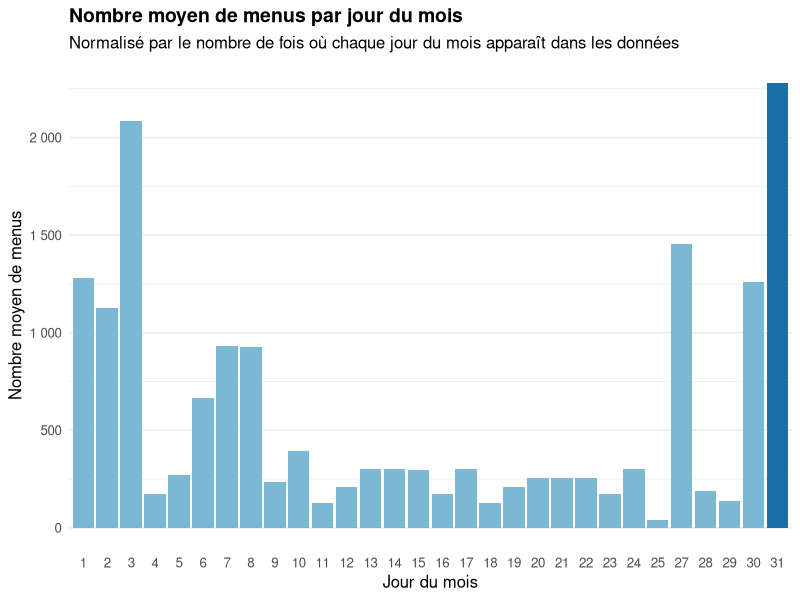
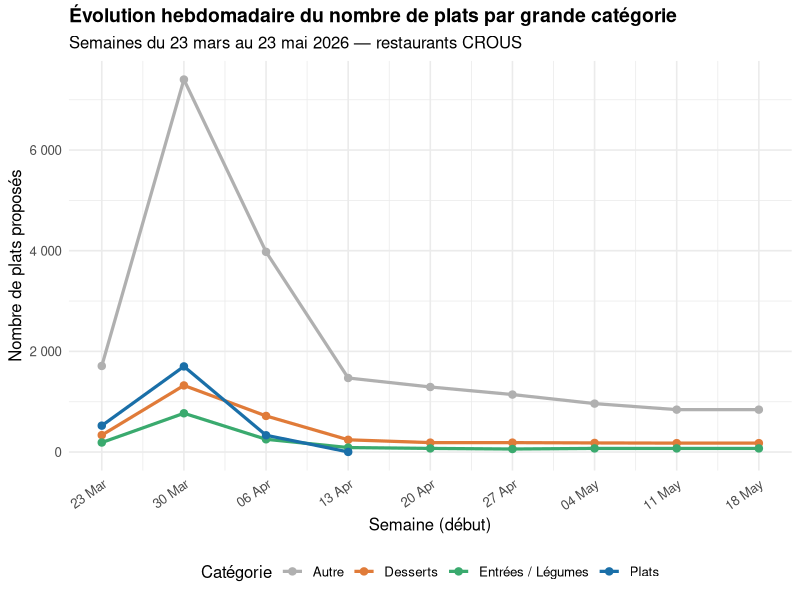
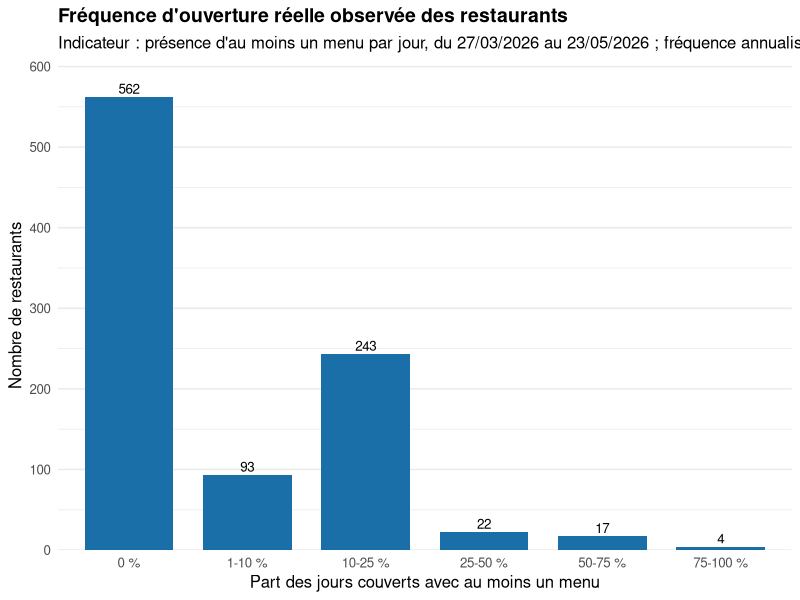
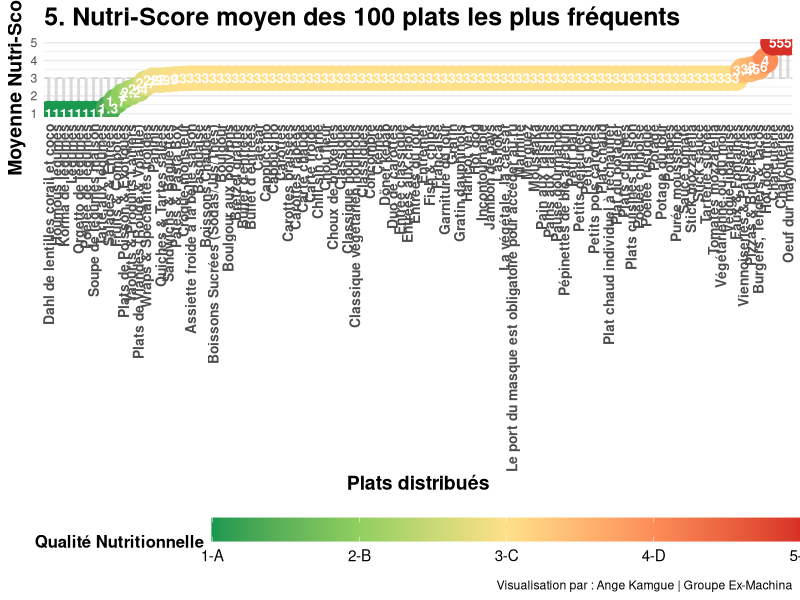
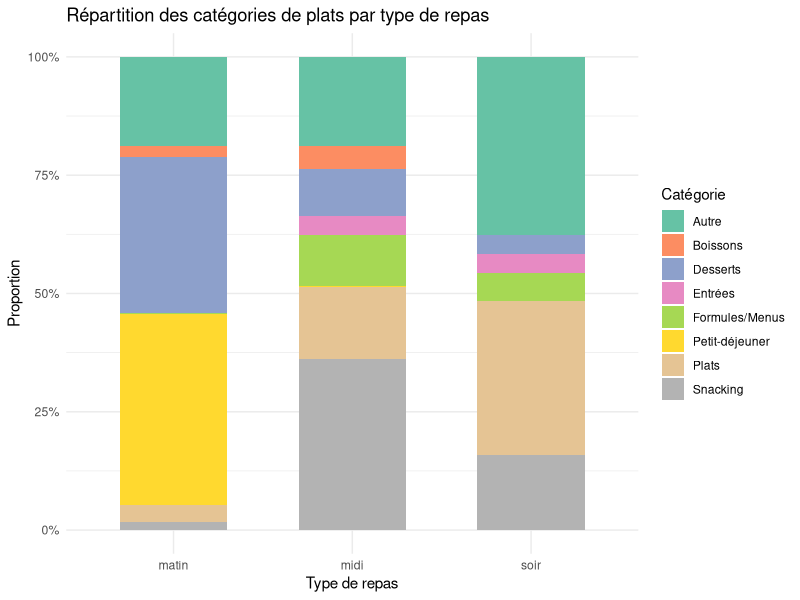
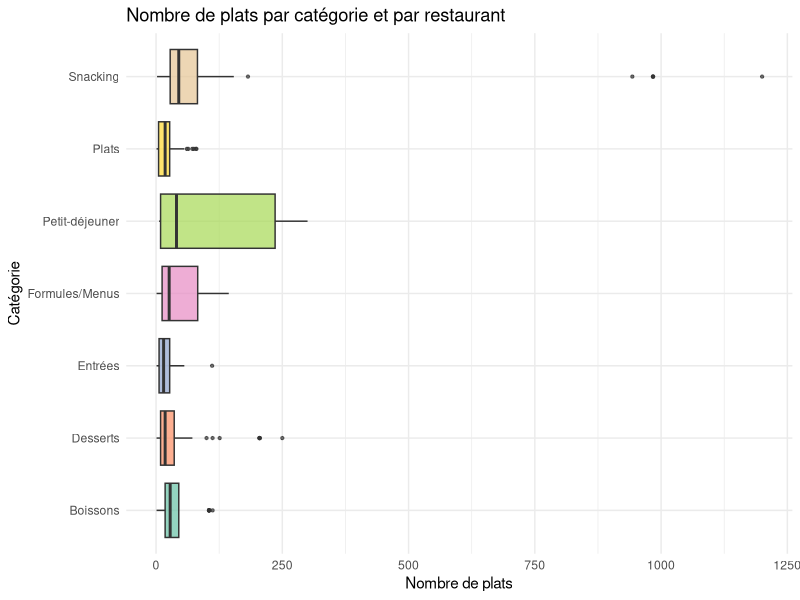
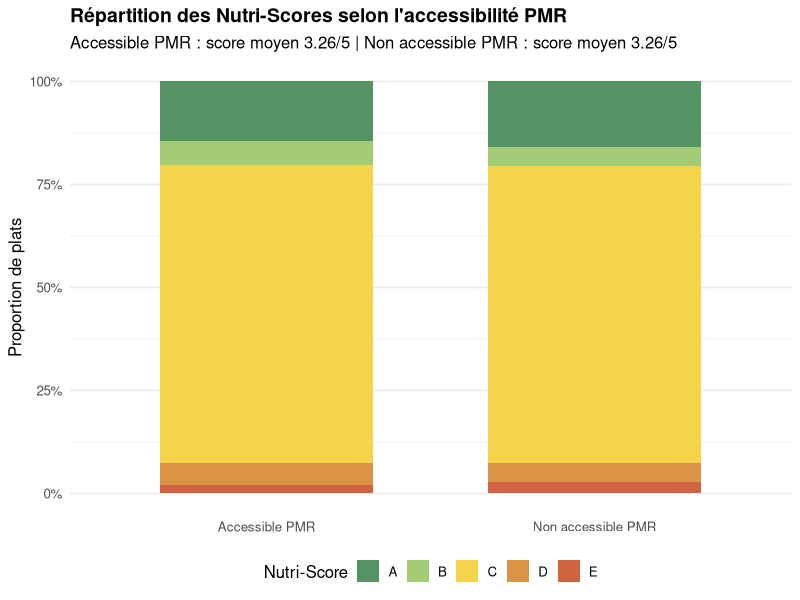
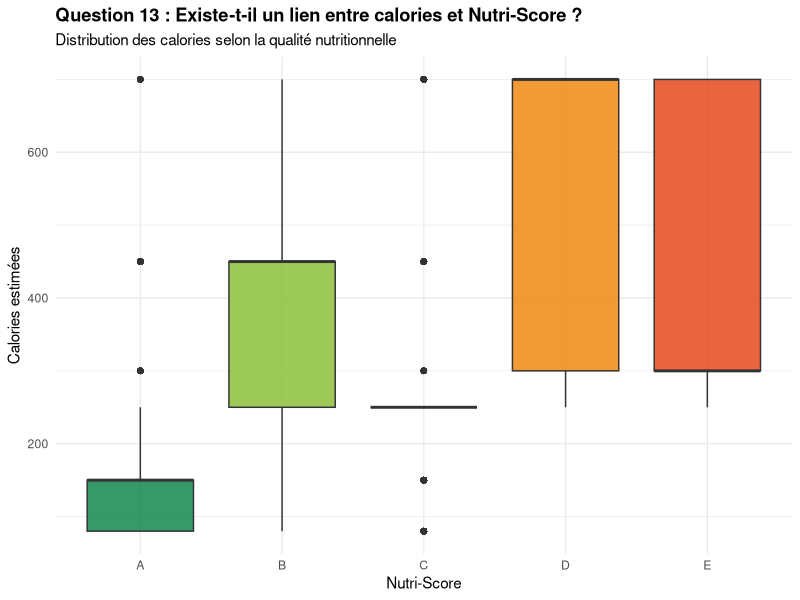

Recreate these plots in R, in order.
## ---- chunk 1
knitr::opts_chunk$set(echo = TRUE)
library(dplyr)
library(tibble)
library(ggplot2)
library(tidyr)
library(readr)
library(forcats)
library(scales)
## ---- chunk 2
library(dplyr)
library(ggplot2)
library(lubridate)
library(readr)
library(scales)

menus <- read_csv("../data/menus_complets_enrichis.csv", show_col_types = FALSE) %>%
  mutate(date = dmy(date))

# Nombre de jours observés par valeur de jour du mois (pour normaliser)
nb_jours_observes <- menus %>%
  distinct(date) %>%
  mutate(jour_mois = day(date)) %>%
  count(jour_mois, name = "nb_jours_obs")

# Agrégation : total de menus par jour du mois
menus_par_jour <- menus %>%
  mutate(jour_mois = day(date)) %>%
  count(jour_mois, name = "nb_menus") %>%
  left_join(nb_jours_observes, by = "jour_mois") %>%
  mutate(
    menus_normalises = nb_menus / nb_jours_obs,
    highlight = menus_normalises == max(menus_normalises)
  )

ggplot(menus_par_jour, aes(x = factor(jour_mois), y = menus_normalises, fill = highlight)) +
  geom_col(show.legend = FALSE) +
  scale_fill_manual(values = c("FALSE" = "#7ab8d4", "TRUE" = "#1a6fa8")) +
  scale_y_continuous(labels = comma_format(big.mark = " ")) +
  labs(
    title    = "Nombre moyen de menus par jour du mois",
    subtitle = "Normalisé par le nombre de fois où chaque jour du mois apparaît dans les données",
    x        = "Jour du mois",
    y        = "Nombre moyen de menus"
  ) +
  theme_minimal(base_size = 12) +
  theme(
    plot.title    = element_text(face = "bold", size = 14),
    panel.grid.major.x = element_blank()
  )
## ---- chunk 3
library(dplyr)
library(ggplot2)
library(lubridate)
library(readr)
library(scales)
library(stringr)

menus <- read_csv("../data/menus_complets_enrichis.csv", show_col_types = FALSE) %>%
  mutate(date = dmy(date))

# Regroupement des catégories en grandes familles
menus <- menus %>%
  mutate(
    categorie_groupe = case_when(
      str_detect(str_to_lower(categorie), "dessert|pâtisserie|patisserie|fruit|yaourt|fromage") ~ "Desserts",
      str_detect(str_to_lower(categorie), "entree|entrée|légume|legume|salade|soupe|potage")   ~ "Entrées / Légumes",
      str_detect(str_to_lower(categorie), "plat|viande|poisson|porc|bœuf|boeuf|poulet|pizza|pasta|burger") ~ "Plats",
      TRUE                                                                                        ~ "Autre"
    ),
    semaine_debut = floor_date(date, unit = "week", week_start = 1)
  )

# Agrégation par semaine et catégorie
evolution <- menus %>%
  count(semaine_debut, categorie_groupe, name = "nb_plats")

ggplot(evolution, aes(x = semaine_debut, y = nb_plats, color = categorie_groupe, group = categorie_groupe)) +
  geom_line(linewidth = 1.1) +
  geom_point(size = 2.2) +
  scale_x_date(date_labels = "%d %b", date_breaks = "1 week") +
  scale_y_continuous(labels = comma_format(big.mark = " ")) +
  scale_color_manual(
    values = c(
      "Plats"            = "#1a6fa8",
      "Desserts"         = "#e07b39",
      "Entrées / Légumes" = "#3aaa6e",
      "Autre"            = "#b0b0b0"
    )
  ) +
  labs(
    title    = "Évolution hebdomadaire du nombre de plats par grande catégorie",
    subtitle = "Semaines du 23 mars au 23 mai 2026 — restaurants CROUS",
    x        = "Semaine (début)",
    y        = "Nombre de plats proposés",
    color    = "Catégorie"
  ) +
  theme_minimal(base_size = 12) +
  theme(
    plot.title     = element_text(face = "bold", size = 14),
    legend.position = "bottom",
    axis.text.x    = element_text(angle = 35, hjust = 1)
  )
## ---- chunk 4
library(dplyr)
library(ggplot2)
library(lubridate)
library(readr)
library(scales)

menus <- read_csv("../data/menus_complets_enrichis.csv", show_col_types = FALSE) %>%
  mutate(date = dmy(date))

restaurants <- read_csv("../data/liste_restaurants.csv", show_col_types = FALSE)

periode <- menus %>%
  summarise(
    date_debut = min(date, na.rm = TRUE),
    date_fin   = max(date, na.rm = TRUE),
    nb_jours   = as.integer(date_fin - date_debut) + 1
  )

ouverture_reelle <- menus %>%
  distinct(restaurant_id, date) %>%
  count(restaurant_id, name = "jours_avec_menu") %>%
  right_join(
    restaurants %>% select(code, nom, type.libelle, region.libelle),
    by = c("restaurant_id" = "code")
  ) %>%
  mutate(
    jours_avec_menu = coalesce(jours_avec_menu, 0L),
    frequence_observee = jours_avec_menu / periode$nb_jours,
    jours_annualises = frequence_observee * 365,
    classe_frequence = cut(
      frequence_observee,
      breaks = c(-Inf, 0, 0.10, 0.25, 0.50, 0.75, Inf),
      labels = c("0 %", "1-10 %", "10-25 %", "25-50 %", "50-75 %", "75-100 %")
    )
  )

ggplot(ouverture_reelle, aes(x = classe_frequence)) +
  geom_bar(fill = "#1a6fa8", width = 0.75) +
  geom_text(
    stat = "count",
    aes(label = after_stat(count)),
    vjust = -0.35,
    size = 3.4
  ) +
  scale_y_continuous(labels = comma_format(big.mark = " "), expand = expansion(mult = c(0, 0.08))) +
  labs(
    title = "Fréquence d'ouverture réelle observée des restaurants",
    subtitle = paste0(
      "Indicateur : présence d'au moins un menu par jour, du ",
      format(periode$date_debut, "%d/%m/%Y"), " au ",
      format(periode$date_fin, "%d/%m/%Y"),
      " ; fréquence annualisée uniquement indicative"
    ),
    x = "Part des jours couverts avec au moins un menu",
    y = "Nombre de restaurants"
  ) +
  theme_minimal(base_size = 12) +
  theme(
    plot.title = element_text(face = "bold", size = 14),
    panel.grid.major.x = element_blank()
  )
## ---- chunk 5
#Question 5 : Quel est le Nutri-Score moyen des 100 plats les plus fréquents ?

library(tidyverse)
library(ggplot2)

menus <- read_csv("../data/menus_complets_enrichis.csv")

data_nutri <- menus %>%
  mutate(
    plat_test = iconv(str_to_lower(plat), to = "ASCII//TRANSLIT"),
    plat_test = str_squish(plat_test),
    # Conversion du Nutri-Score
    nutri_num = case_when(
      nutriscore == "A" ~ 1,
      nutriscore == "B" ~ 2,
      nutriscore == "C" ~ 3,
      nutriscore == "D" ~ 4,
      nutriscore == "E" ~ 5,
      TRUE ~ NA_real_
    )
  ) %>%
  # --- BLOC DE NETTOYAGE RADICAL ---
  filter(
    !str_detect(plat_test, "montreal|a emporter|telechargez|note douce|carte detaillee|inspiration du jour|simple & gourmand|manque plus que vous"),
    !str_detect(plat_test, "bon appetit|allergenes|consultez la carte|plat du jour|le dandy|les ameliores|hors d'oeuvre varies"),
    !str_detect(plat_test, "pain est compris|origine france|selon fabrication")
  ) %>%
  # Bloc de regroupement
  mutate(plat_general = case_when(
    str_detect(plat_test, "sandwich|baguette|complet|viennois|ciabatta|bagnat|jambon beurre|rosette|thon mayo|pain speciaux|pain suedois") ~ "Sandwichs & Baguettes",
    str_detect(plat_test, "burger|hamburger|tenders|box tenders|tacos|bacon butternut|chicken hawai") ~ "Burgers, Tenders & Tacos",
    str_detect(plat_test, "panini") ~ "Paninis",
    str_detect(plat_test, "wrap|nordiques") ~ "Wraps & Spécialités froides",
    str_detect(plat_test, "salade|cesar|santorin|bowl|crudites|nicoise|taboule|surimi|coleslaw|oeufs mayo") ~ "Salades & Entrées",
    str_detect(plat_test, "pasta|pate|bolognaise|carbonara|napolitaine|pesto|sodebo|fusilli|penne|coquillette|macaroni|torsade") ~ "Pâtes & Pasta Box",
    str_detect(plat_test, "pizza|margherita|bruchetta") ~ "Pizzas & Bruschettas",
    str_detect(plat_test, "croque[- ]monsieur|croques monsieur") ~ "Croque-monsieur",
    str_detect(plat_test, "quiche|tarte salee|lorraine|chevre|courgette") ~ "Quiches & Tartes salées",
    str_detect(plat_test, "poulet|tikka|curry|cajun|teriyaki|nuggets|escalope|cordon bleu|dinde|carbonade|viande|boeuf|chili con carne") ~ "Plats de Viandes (Rouge & Volaille)",
    str_detect(plat_test, "poisson|saumon|bordelaise|colin|macha ko tharkari") ~ "Plats de Poisson & Exotiques",
    str_detect(plat_test, "yaourt|laitage|fromage blanc|entremets|verre de lait") ~ "Yaourts & Produits Laitiers",
    str_detect(plat_test, "cookie|muffin|beignet|donut|brownie|patisserie|viennoiserie|croissant|pain au chocolat|choco suisse|palmier|gateau|crepe|nutella|biscuit|tartelette") ~ "Viennoiseries & Pâtisseries",
    str_detect(plat_test, "fruit|compote|pomme|banane|orange|confiture") ~ "Fruits & Compotes",
    str_detect(plat_test, "eau |fontaine|cristaline|vittel|volvic|perrier|gazeuse|plate") ~ "Eaux & Fontaines",
    str_detect(plat_test, "coca|soda|red bull|monster|oasis|fuzz|minute maid|jus de|the aromatise|the nature|canette") ~ "Boissons Sucrées (Sodas/Jus/Thés)",
    str_detect(plat_test, "cafe|expresso|latte|macchiato|capuccino|moccaccino|chocolat chaud") ~ "Boissons Chaudes",
    TRUE ~ plat 
  ))

# 2. Calcul du Top 100 et de leur Nutri-Score moyen
top_100_nutri <- data_nutri %>%
  group_by(plat_general) %>%
  summarise(
    n = n(),
    nutri_moyen = mean(nutri_num, na.rm = TRUE)
  ) %>%
  filter(!is.na(nutri_moyen)) %>%
  # Suppression manuelle des dernières miettes si nécessaire
  filter(!plat_general %in% c("Frites", "Chips, pringles", "Chips natures ou aromatisées")) %>%
  arrange(desc(n)) %>%
  head(100)

# 3. Préparation pour le graphique
top_100_nutri_div <- top_100_nutri %>%
  mutate(nutri_label = round(nutri_moyen, 1)) %>%
  arrange(nutri_moyen)


# Visualisation
# Création du graphique "Divergent Lollipop"
# Visualisation
p_vertical <- ggplot(top_100_nutri_div, aes(x = reorder(plat_general, nutri_moyen), y = nutri_moyen)) +
  geom_hline(yintercept = 3, linetype = "dashed", color = "grey80") +
  
  geom_segment(aes(xend = plat_general, y = 3, yend = nutri_moyen), 
               color = "grey85", size = 1) + # Tige légèrement plus épaisse
  
  geom_point(aes(color = nutri_moyen), size = 8) + # Bulles plus grandes (de 5 à 8)
  
  # 1. Augmentation du texte DANS les bulles (size de 1.5 à 3.5)
  geom_text(aes(label = nutri_label), color = "white", size = 3.5, fontface = "bold") +
  
  scale_color_gradientn(
    colors = c("#1a9850", "#91cf60", "#fee08b", "#fc8d59", "#d73027"),
    limits = c(1, 5), 
    breaks = c(1, 2, 3, 4, 5),             
    labels = c("1-A", "2-B", "3-C", "4-D", "5-E"), 
    name = "Qualité Nutritionnelle"
  ) +
  
  theme_minimal() +
  labs(
    title = "5. Nutri-Score moyen des 100 plats les plus fréquents",
    x = "Plats distribués", 
    y = "Moyenne Nutri-Score",
    caption = "Visualisation par : Ange Kamgue | Groupe Ex-Machina"
  ) +
  theme(
    # 2. Augmentation des noms des plats en bas (size de 6 à 10 + gras)
    axis.text.x = element_text(angle = 90, vjust = 0.5, hjust = 1, size = 10, face = "bold"),
    
    # 3. Augmentation des titres des axes et du graphique
    axis.title = element_text(size = 14, face = "bold"),
    plot.title = element_text(size = 18, face = "bold"),
    
    panel.grid.major.x = element_blank(),
    legend.position = "bottom",
    
    # 4. Augmentation de la taille du texte de la légende
    legend.key.width = unit(3, "cm"),
    legend.title = element_text(size = 12, face = "bold"),
    legend.text = element_text(size = 11)
  )

# Affichage (Assure-toi que ton chunk a fig.width=20 ou plus)
print(p_vertical)

## ---- chunk 6
# Dictionnaire de regroupement des catégories
groupes <- c(
  "Entrées"        = "entr",
  "Plats"          = "plat|chaud|accompagne|grillade",
  "Desserts"       = "dessert|douceur|patisserie|compote|yaourt",
  "Boissons"       = "boisson|cafe|froid",
  "Snacking"       = "sandwich|panini|snacking|salade",
  "Formules/Menus" = "formule|menu",
  "Petit-déjeuner" = "viennois|petit.dej"
)

# Fonction de regroupement
classer <- function(categorie) {
  cat_lower <- tolower(categorie)
  for (groupe in names(groupes)) {
    if (str_detect(cat_lower, groupes[groupe])) return(groupe)
  }
  return("Autre")
}

# Calcul des proportions
structure_repas <- menus %>%
  mutate(categorie_groupe = map_chr(categorie, classer)) %>%
  group_by(repas, categorie_groupe) %>%
  summarise(n = n(), .groups = "drop") %>%
  group_by(repas) %>%
  mutate(proportion = n / sum(n))

# Visualisation
ggplot(structure_repas,
       aes(x = repas, y = proportion, fill = categorie_groupe)) +
  geom_col(position = "fill", width = 0.6) +
  scale_y_continuous(labels = scales::percent_format()) +
  scale_fill_brewer(palette = "Set2", name = "Catégorie") +
  labs(
    title = "Répartition des catégories de plats par type de repas",
    x     = "Type de repas",
    y     = "Proportion"
  ) +
  theme_minimal(base_size = 11)
## ---- chunk 7
nb_plats_cat <- menus %>%
  mutate(categorie_groupe = map_chr(categorie, classer)) %>%
  filter(categorie_groupe != "Autre") %>%
  group_by(restaurant_id, categorie_groupe) %>%
  summarise(nb_plats = n(), .groups = "drop")

ggplot(nb_plats_cat,
       aes(x = categorie_groupe, y = nb_plats, fill = categorie_groupe)) +
  geom_boxplot(outlier.size = 0.8, alpha = 0.7, show.legend = FALSE) +
  scale_fill_brewer(palette = "Set2") +
  coord_flip() +
  labs(
    title = "Nombre de plats par catégorie et par restaurant",
    x     = "Catégorie",
    y     = "Nombre de plats"
  ) +
  theme_minimal(base_size = 11)
## ---- chunk 8
library(dplyr)
library(ggplot2)
library(readr)
library(scales)

menus <- read_csv("../data/menus_complets_enrichis.csv", show_col_types = FALSE)
restaurants <- read_csv("../data/liste_restaurants.csv", show_col_types = FALSE)

pmr_nutri <- menus %>%
  filter(nutriscore %in% c("A", "B", "C", "D", "E")) %>%
  left_join(
    restaurants %>% select(code, ispmr),
    by = c("restaurant_id" = "code")
  ) %>%
  filter(!is.na(ispmr)) %>%
  mutate(
    accessibilite = if_else(ispmr, "Accessible PMR", "Non accessible PMR"),
    nutriscore = factor(nutriscore, levels = c("A", "B", "C", "D", "E")),
    score_sante = case_when(
      nutriscore == "A" ~ 5,
      nutriscore == "B" ~ 4,
      nutriscore == "C" ~ 3,
      nutriscore == "D" ~ 2,
      nutriscore == "E" ~ 1,
      TRUE ~ NA_real_
    )
  )

scores_moyens <- pmr_nutri %>%
  group_by(accessibilite) %>%
  summarise(score_moyen = mean(score_sante), .groups = "drop")

subtitle_q9 <- paste(
  paste0(scores_moyens$accessibilite, " : score moyen ", round(scores_moyens$score_moyen, 2), "/5"),
  collapse = " | "
)

ggplot(pmr_nutri, aes(x = accessibilite, fill = nutriscore)) +
  geom_bar(position = "fill", width = 0.65) +
  scale_y_continuous(labels = percent_format(accuracy = 1)) +
  scale_fill_manual(
    values = c(
      "A" = "#549464",
      "B" = "#a3cc75",
      "C" = "#f5d44c",
      "D" = "#db9346",
      "E" = "#cf6342"
    ),
    name = "Nutri-Score"
  ) +
  labs(
    title = "Répartition des Nutri-Scores selon l'accessibilité PMR",
    subtitle = subtitle_q9,
    x = NULL,
    y = "Proportion de plats"
  ) +
  theme_minimal(base_size = 12) +
  theme(
    plot.title = element_text(face = "bold", size = 14),
    legend.position = "bottom",
    panel.grid.major.x = element_blank()
  )
## ---- chunk 9
library(dplyr)
library(ggplot2)
library(readr)

menus <- read_csv("../data/menus_complets_enrichis.csv")

# Nettoyage
df <- menus %>%
  filter(
    !is.na(nutriscore),
    !is.na(calories_estimees)
  ) %>%
  filter(
    nutriscore %in% c("A", "B", "C", "D", "E")
  )

# Boxplot
ggplot(df,
       aes(
         x = nutriscore,
         y = calories_estimees,
         fill = nutriscore
       )) +
  
  geom_boxplot(alpha = 0.8) +
  
  scale_fill_manual(
    values = c(
      "A" = "#038141",
      "B" = "#85BB2F",
      "C" = "#FECB02",
      "D" = "#EE8100",
      "E" = "#E63E11"
    )
  ) +
  
  labs(
    title = "Question 13 : Existe-t-il un lien entre calories et Nutri-Score ?",
    subtitle = "Distribution des calories selon la qualité nutritionnelle",
    x = "Nutri-Score",
    y = "Calories estimées"
  ) +
  
  theme_minimal() +
  theme(
    legend.position = "none",
    plot.title = element_text(face = "bold")
  )

## ---- chunk 10
# Préparation des données

library(tidyverse)

menus <- read_csv("../data/menus_complets_enrichis.csv")

menus_clean <- menus %>%
  filter(!is.na(impact_carbone)) %>%
  mutate(impact_carbone = str_to_lower(impact_carbone))

eco_score <- menus_clean %>%
  group_by(restaurant_id) %>%
  summarise(
    total_plats = n(),
    plats_bas_carbone = sum(impact_carbone == "bas"),
    part_bas_carbone = plats_bas_carbone / total_plats
  )

# Chargement des restaurants
restaurants <- read_csv("../data/liste_restaurants.csv")

# Jointure des scores environnementaux avec les informations des restaurants
eco_score_named <- eco_score %>%
  left_join(restaurants, by = c("restaurant_id" = "code")) %>%
  select(restaurant_id, nom, region.libelle, part_bas_carbone)

# Analyse globale : comparaison entre restaurants

ggplot(eco_score_named,
       aes(x = reorder(nom, part_bas_carbone),
           y = part_bas_carbone)) +
  geom_col(fill = "darkgreen") +
  coord_flip() +
  scale_y_continuous(labels = scales::percent_format()) +
  labs(
    title = "Part de plats à faible impact carbone par restaurant",
    x = "Restaurant",
    y = "Part de plats à faible impact carbone"
  ) +
  theme_minimal()
## ---- chunk 11
# a) Restaurants les plus écoresponsables (Top 20)

top_eco_restaurants <- eco_score_named %>%
  arrange(desc(part_bas_carbone)) %>%
  slice_head(n = 20)

ggplot(top_eco_restaurants,
       aes(x = reorder(nom, part_bas_carbone),
           y = part_bas_carbone)) +
  geom_col(fill = "darkgreen") +
  coord_flip() +
  scale_y_continuous(labels = scales::percent_format()) +
  labs(
    title = "Restaurants les plus écoresponsables",
    x = "Restaurant",
    y = "Part de plats à faible impact carbone"
  ) +
  theme_minimal()
## ---- chunk 12
# b) Restaurants les moins écoresponsables (Bottom 20)

bottom_eco_restaurants <- eco_score_named %>%
  arrange(part_bas_carbone) %>%
  slice_head(n = 20)

ggplot(bottom_eco_restaurants,
       aes(x = reorder(nom, part_bas_carbone),
           y = part_bas_carbone)) +
  geom_col(fill = "firebrick") +
  coord_flip() +
  scale_y_continuous(labels = scales::percent_format()) +
  labs(
    title = "Restaurants les moins écoresponsables",
    subtitle = "Plus faible proportion de plats à faible impact carbone",
    x = "Restaurant",
    y = "Part de plats à impact carbone bas"
  ) +
  theme_minimal()
## ---- chunk 13
seuil <- 0.90  # 80 %

#  Distribution globale avec seuil

ggplot(eco_score_named, aes(x = part_bas_carbone)) +
  geom_histogram(bins = 20, fill = "grey70", color = "white") +
  geom_vline(xintercept = seuil, color = "red", linetype = "dashed") +
  scale_x_continuous(labels = scales::percent_format()) +
  labs(
    title = "Distribution des restaurants selon leur part de plats bas carbone",
    subtitle = paste("Seuil fixé à", seuil * 100, "%"),
    x = "Part de plats à faible impact carbone",
    y = "Nombre de restaurants"
  ) +
  theme_minimal()

# Nombre de restaurants au-dessus / en dessous du seuil

repartition_seuil <- eco_score_named %>%
  summarise(
    total_restaurants = n(),
    nb_en_dessous = sum(part_bas_carbone < seuil),
    nb_au_dela = sum(part_bas_carbone >= seuil),
    part_au_dela = nb_au_dela / total_restaurants
  )

repartition_seuil
## ---- chunk 14
library(dplyr)
library(ggplot2)
library(readr)
library(forcats)
library(tidyr)
library(scales)

# ── Chargement ──────────────────────────────────────────────────────────────
restaurants <- read_csv("../data/liste_restaurants.csv", show_col_types = FALSE)
menus       <- read_csv("../data/menus_complets_enrichis.csv", show_col_types = FALSE)

# ── Jointure et filtrage ────────────────────────────────────────────────────
df <- menus %>%
  left_join(
    restaurants %>% select(code, region = "region.libelle"),
    by = c("restaurant_id" = "code")
  ) %>%
  filter(!is.na(region))

# Exclure les régions avec un seul restaurant (non représentatives)
regions_valides <- df %>%
  group_by(region) %>%
  summarise(n_rest = n_distinct(restaurant_id), .groups = "drop") %>%
  filter(n_rest >= 2) %>%          # ≥ 2 restaurants pour être conservée
  pull(region)

df <- df %>% filter(region %in% regions_valides)

# ── Palette commune ─────────────────────────────────────────────────────────
palette_regions <- colorRampPalette(c("#b7dde8", "#1a6fa8"))(length(regions_valides))
## ---- chunk 15
# Métrique : plats distincts par restaurant
diversite_norm <- df %>%
  group_by(region) %>%
  summarise(
    n_plats_distincts = n_distinct(plat),
    n_restaurants     = n_distinct(restaurant_id),
    plats_par_resto   = n_plats_distincts / n_restaurants,
    .groups = "drop"
  ) %>%
  mutate(region = fct_reorder(region, plats_par_resto))

ggplot(diversite_norm, aes(x = plats_par_resto, y = region, fill = plats_par_resto)) +
  geom_col(show.legend = FALSE, width = 0.75) +
  geom_text(
    aes(label = sprintf("%.1f", plats_par_resto)),
    hjust = -0.15, size = 3.2, color = "grey30"
  ) +
  geom_vline(
    xintercept = mean(diversite_norm$plats_par_resto),
    linetype = "dashed", color = "firebrick", linewidth = 0.8
  ) +
  annotate(
    "text", x = mean(diversite_norm$plats_par_resto) + 0.3,
    y = 1.5, label = "Moyenne", color = "firebrick", size = 3.2, hjust = 0
  ) +
  scale_fill_gradient(low = "#b7dde8", high = "#1a6fa8") +
  scale_x_continuous(expand = expansion(mult = c(0, 0.15))) +
  labs(
    title    = "Diversité normalisée : plats distincts par restaurant et par région",
    subtitle = "Corrige le biais de taille — les grandes régions ne sont plus avantagées",
    x        = "Nombre moyen de plats distincts par restaurant",
    y        = NULL
  ) +
  theme_minimal(base_size = 12) +
  theme(
    plot.title         = element_text(face = "bold", size = 14),
    panel.grid.major.y = element_blank()
  )
## ---- chunk 16
# Entropie de Shannon par restaurant
shannon_entropy <- function(x) {
  counts <- table(x)
  probs  <- counts / sum(counts)
  probs  <- probs[probs > 0]
  -sum(probs * log2(probs))
}

shannon_par_resto <- df %>%
  group_by(region, restaurant_id) %>%
  summarise(shannon = shannon_entropy(plat), .groups = "drop")

shannon_par_region <- shannon_par_resto %>%
  group_by(region) %>%
  summarise(
    shannon_moyen = mean(shannon),
    shannon_sd    = sd(shannon),
    n_rest        = n(),
    .groups = "drop"
  ) %>%
  mutate(
    region  = fct_reorder(region, shannon_moyen),
    # Intervalle de confiance à 95 %
    ic_low  = shannon_moyen - qt(0.975, df = n_rest - 1) * shannon_sd / sqrt(n_rest),
    ic_high = shannon_moyen + qt(0.975, df = n_rest - 1) * shannon_sd / sqrt(n_rest)
  )

ggplot(shannon_par_region,
       aes(x = shannon_moyen, y = region, color = shannon_moyen)) +
  geom_segment(
    aes(x = ic_low, xend = ic_high, yend = region),
    linewidth = 1, alpha = 0.35
  ) +
  geom_point(size = 4, show.legend = FALSE) +
  geom_vline(
    xintercept = mean(shannon_par_region$shannon_moyen),
    linetype = "dashed", color = "firebrick", linewidth = 0.8
  ) +
  annotate(
    "text", x = mean(shannon_par_region$shannon_moyen) + 0.05,
    y = 1.5, label = "Moyenne", color = "firebrick", size = 3.2, hjust = 0
  ) +
  scale_color_gradient(low = "#b7dde8", high = "#1a6fa8") +
  scale_x_continuous(limits = c(0, NA)) +
  labs(
    title    = "Entropie de Shannon moyenne par région",
    subtitle = "Mesure l'équilibre de la distribution des plats au sein de chaque restaurant\nLes segments représentent l'intervalle de confiance à 95 %",
    x        = "Entropie de Shannon moyenne (bits)",
    y        = NULL
  ) +
  theme_minimal(base_size = 12) +
  theme(
    plot.title         = element_text(face = "bold", size = 14),
    panel.grid.major.y = element_blank()
  )
## ---- chunk 17
# Part de chaque style culinaire par région
styles_region <- df %>%
  group_by(region, style_culinaire) %>%
  summarise(n = n(), .groups = "drop") %>%
  group_by(region) %>%
  mutate(pct = n / sum(n)) %>%
  ungroup()

# Ordonnancement des régions par part de "Cuisine Traditionnelle" (croissant → plus diversifiée)
ordre_regions <- styles_region %>%
  filter(style_culinaire == "Cuisine Traditionnelle") %>%
  arrange(pct) %>%
  pull(region)

palette_styles <- c(
  "Cuisine Traditionnelle" = "#1a6fa8",
  "Street Food"            = "#e07b39",
  "Fraîcheur"              = "#3aaa6e",
  "Plats Sucrés"           = "#e8c63a",
  "Soupes"                 = "#9b59b6"
)

styles_region %>%
  mutate(region = factor(region, levels = ordre_regions)) %>%
  ggplot(aes(x = pct, y = region, fill = style_culinaire)) +
  geom_col(width = 0.8, position = "stack") +
  scale_fill_manual(values = palette_styles, name = "Style culinaire") +
  scale_x_continuous(labels = percent_format(accuracy = 1),
                     expand = expansion(mult = c(0, 0.01))) +
  labs(
    title    = "Composition culinaire des menus par région",
    subtitle = "Régions triées par part croissante de Cuisine Traditionnelle → les plus diversifiées en haut",
    x        = "Part dans l'offre totale de la région",
    y        = NULL
  ) +
  theme_minimal(base_size = 12) +
  theme(
    plot.title         = element_text(face = "bold", size = 14),
    panel.grid.major.y = element_blank(),
    legend.position    = "bottom"
  )
## ---- chunk 18
library(dplyr)
library(ggplot2)
library(readr)
library(scales)

menus      <- read_csv("../data/menus_complets_enrichis.csv", show_col_types = FALSE)
restaurants <- read_csv("../data/liste_restaurants.csv",       show_col_types = FALSE)

# Statistiques de fiabilité par restaurant
fiabilite <- menus %>%
  group_by(restaurant_id) %>%
  summarise(
    nb_plats           = n(),
    nb_scores_distincts = n_distinct(nutriscore),
    pct_C              = mean(nutriscore == "C") * 100,
    .groups            = "drop"
  ) %>%
  filter(nb_plats >= 10) %>%
  left_join(
    restaurants %>% select(code, nom),
    by = c("restaurant_id" = "code")
  ) %>%
  mutate(
    suspect = pct_C >= 90 & nb_scores_distincts == 1,
    label   = if_else(suspect & nb_plats >= 80, nom, NA_character_)
  )

# Graphique : scatter pct_C vs nb_scores_distincts, taille = nb_plats
ggplot(fiabilite,
       aes(x = nb_scores_distincts, y = pct_C,
           size = nb_plats, color = suspect)) +
  geom_jitter(alpha = 0.65, width = 0.15, height = 0.5) +
  geom_hline(yintercept = 90, linetype = "dashed", color = "firebrick", linewidth = 0.8) +
  ggrepel::geom_label_repel(
    aes(label = label),
    size = 2.8, color = "firebrick", fill = "white",
    box.padding = 0.4, max.overlaps = 12, show.legend = FALSE
  ) +
  scale_color_manual(
    values = c("FALSE" = "#7ab8d4", "TRUE" = "firebrick"),
    labels = c("FALSE" = "Données cohérentes", "TRUE" = "Suspect (≥90 % de C, 1 seul score)")
  ) +
  scale_size_continuous(range = c(2, 10), breaks = c(10, 50, 100, 500)) +
  scale_y_continuous(labels = function(x) paste0(x, " %")) +
  labs(
    title    = "Fiabilité des données nutritionnelles par restaurant",
    subtitle = paste0(
      "Restaurants avec ≥ 10 plats — ",
      sum(fiabilite$suspect), " sur ", nrow(fiabilite),
      " présentent un profil suspect (≥ 90 % de Nutri-Score C, 1 valeur unique)"
    ),
    x        = "Nombre de Nutri-Scores distincts utilisés",
    y        = "Proportion de plats avec Nutri-Score C",
    color    = NULL,
    size     = "Nombre de plats"
  ) +
  theme_minimal(base_size = 12) +
  theme(
    plot.title     = element_text(face = "bold", size = 14),
    legend.position = "bottom"
  )
## ---- chunk 19
# Table des restaurants les plus suspects
fiabilite %>%
  filter(suspect) %>%
  arrange(desc(nb_plats)) %>%
  slice_head(n = 15) %>%
  select(
    `Restaurant`             = nom,
    `ID`                     = restaurant_id,
    `Nb plats`               = nb_plats,
    `% Nutri-Score C`        = pct_C,
    `Scores distincts`       = nb_scores_distincts
  ) %>%
  knitr::kable(
    caption = "Top 15 des restaurants au profil nutritionnel suspect",
    digits  = 1
  )
## ---- chunk 20


library(tidyverse)

# Chargement
menus <- read.csv("../data/menus_complets_enrichis.csv")

# Nettoyage des données
df_clean <- menus %>%
  filter(
    !is.na(style_culinaire),
    style_culinaire != "",
    !is.na(nutriscore),
    nutriscore != ""
  )

# Regrouper les styles trop rares
top_styles <- df_clean %>%
  count(style_culinaire, sort = TRUE) %>%
  top_n(10, n) %>%
  pull(style_culinaire)

df_clean <- df_clean %>%
  mutate(style_culinaire = ifelse(style_culinaire %in% top_styles,
                                  style_culinaire,
                                  "Autres"))

# Ordre des nutriscores
df_clean$nutriscore <- factor(df_clean$nutriscore,
                              levels = c("A", "B", "C", "D", "E"))

# Visualisation (Stackbar)
ggplot(df_clean, aes(x = style_culinaire, fill = nutriscore)) +
  geom_bar(position = "fill", width = 0.6) +
  scale_y_continuous(labels = scales::percent_format()) +
  scale_fill_manual(
    values = c(
      "A" = "#549464", 
      "B" = "#a3cc75", 
      "C" = "#f5d44c", 
      "D" = "#db9346", 
      "E" = "#cf6342"
    ),
    name = "Nutri-Score"
  ) +
  labs(
    title = "Répartition du Nutri-Score selon le style culinaire",
    x = "Style culinaire",
    y = "Proportion de plats"
  ) +
  theme_minimal(base_size = 11) +
  theme(
    axis.text.x = element_text(angle = 45, hjust = 1)
  )
## ---- chunk 21

library(dplyr)
library(ggplot2)
library(readr)
library(lubridate)

menus <- read_csv(
  "../data/menus_complets_enrichis.csv",
  show_col_types = FALSE
)

restaurants <- read_csv(
  "../data/liste_restaurants.csv",
  show_col_types = FALSE
)
# Jointure pour récupérer le nom du restaurant
data <- menus %>%
  left_join(
    restaurants %>%
      select(code, nom),
    by = c("restaurant_id" = "code")
  )

pareto <- data %>%
  count(plat, sort = TRUE) %>%
  mutate(
    part = n / sum(n),
    part_cum = cumsum(part)
  )
pareto <- data %>%
  count(plat, sort = TRUE) %>%
  mutate(
    part_cum = cumsum(n) / sum(n)
  ) %>%
  filter(part_cum <= 0.80)

ggplot(pareto, aes(x = reorder(plat, -n))) + geom_col(aes(y = n), fill = "#1a6fa8") + geom_line(aes(y = part_cum * max(n), group = 1), color = "red", linewidth = 1) + geom_point(aes(y = part_cum * max(n)), color = "red") + scale_y_continuous( name = "Fréquence des plats", sec.axis = sec_axis(~ . / max(pareto$n), name = "Proportion cumulée") ) + labs( title = "Concentration de l’offre culinaire (loi de Pareto)", subtitle = "Une minorité de plats concentre-t-elle la majorité des occurrences ?", x = "Plats (classés par fréquence)" ) + theme_minimal() + theme(axis.text.x = element_blank())
